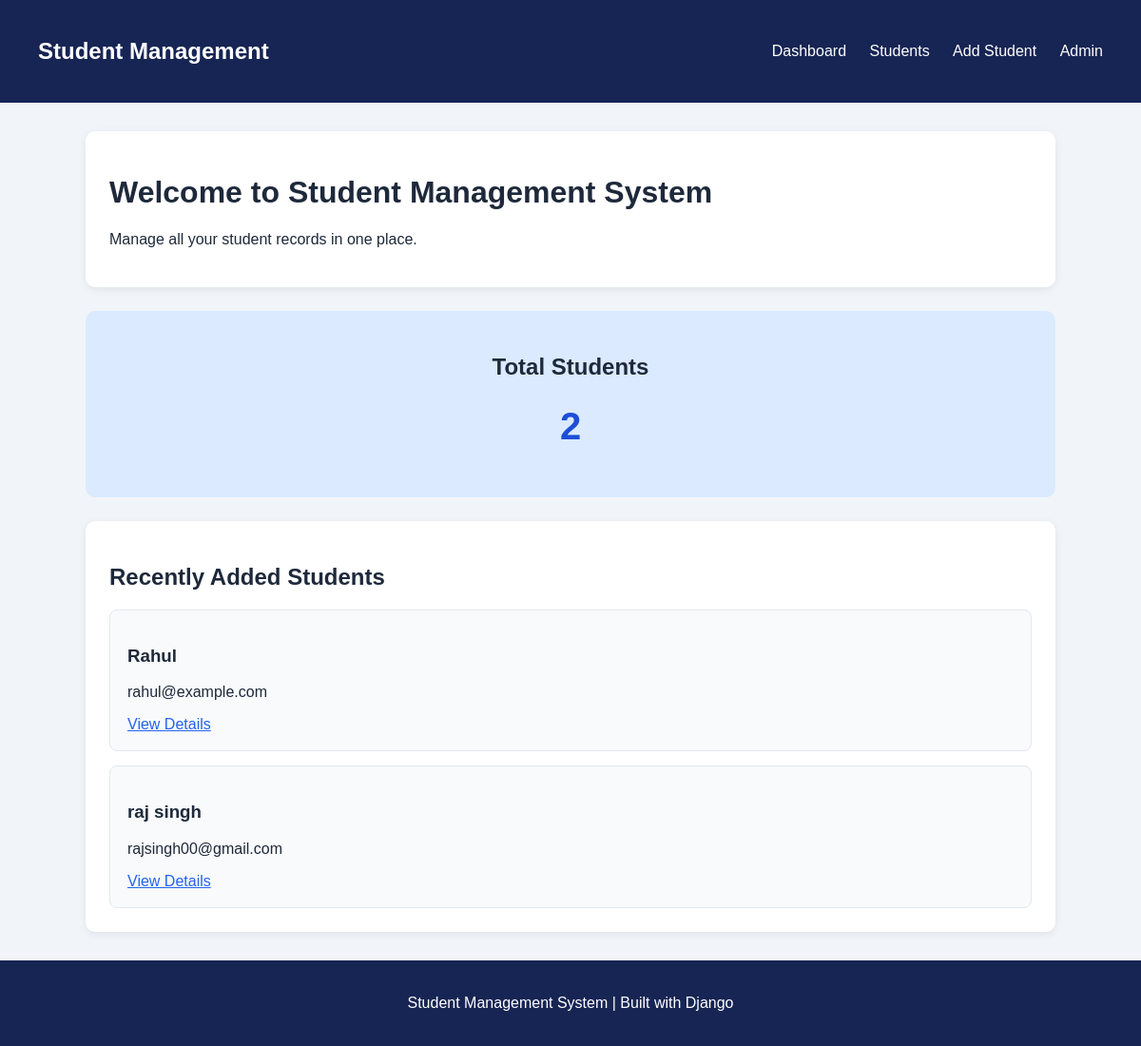
The page / on the database its author committed.
### students/models.py (models this page shows, shortened)
class Student(models.Model):
    name = models.CharField(max_length=100)
    email = models.EmailField(unique=True)
    age = models.PositiveIntegerField()
    course = models.CharField(max_length=100)
    phone = models.CharField(max_length=15)
    created_at = models.DateTimeField(auto_now_add=True)

### students/views.py (the view)
# urls.py: path("", views.dashboard, name="dashboard"),
def dashboard(request):
    total_students = Student.objects.count()
    recent_students = Student.objects.order_by("-created_at")[:5]
    context = {
        "total_students": total_students,
        "recent_students": recent_students
    }
    return render(request, "students/dashboard.html", context)

### students/templates/students/dashboard.html (shortened to what this page needs)
{% extends "students/base.html" %}
{% block content %}
<div class="card">
    <h1>Welcome to Student Management System</h1>
    <p>Manage all your student records in one place.</p>
</div>
<div class="dashboard-card">
    <h2>Total Students</h2>
    <h1>{{ total_students }}</h1>
</div>
<div class="card">
    <h2>Recently Added Students</h2>
    {% for student in recent_students %}
        <div class="student-item">
            <h3>{{ student.name }}</h3>
            <p>{{ student.email }}</p>
            <a href="{% url 'student_detail' student.id %}">
                View Details
            </a>
        </div>
    {% empty %}
        <p>No students registered yet.</p>
    {% endfor %}
</div>
{% endblock %}

### static/css/style.css (style rules this page uses)
* { box-sizing: border-box; }
body { margin: 0; padding: 0; font-family: Arial, sans-serif; background-color: #f1f5f9; color: #1e293b; }
.card { background-color: white; padding: 25px; margin-bottom: 25px; border-radius: 10px; box-shadow: 0 2px 8px rgba(0, 0, 0, 0.08); }
.dashboard-card { background-color: #dbeafe; padding: 25px; margin-bottom: 25px; border-radius: 10px; text-align: center; }
.dashboard-card h1 { font-size: 40px; color: #1d4ed8; }
.student-item { background-color: #f8fafc; padding: 18px; margin-top: 15px; border-radius: 8px; border: 1px solid #e2e8f0; }
a { color: #2563eb; }

### rows shown on the page
Student: name "Rahul", email "rahul@example.com"
Student: name "raj singh", email "rajsingh00@gmail.com"

### other values the page prints
{{ total_students }} "2"
